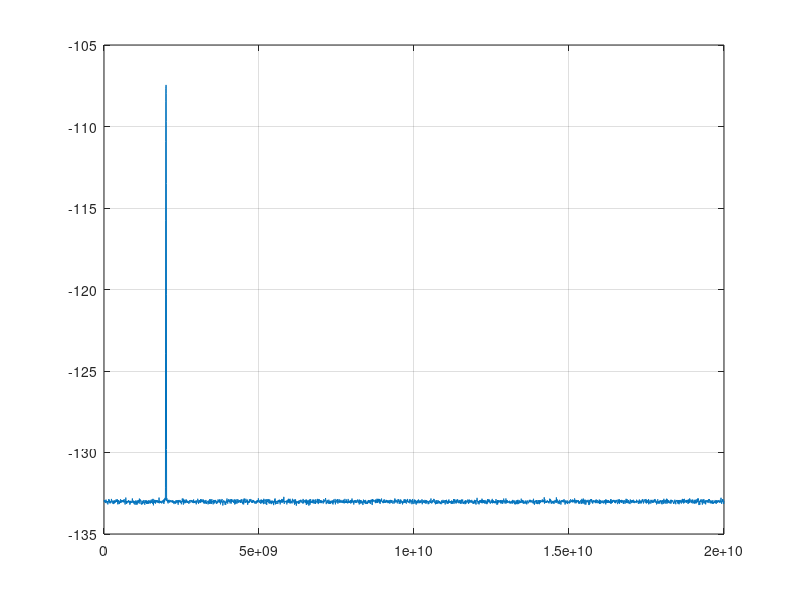

Recreate this plot in MATLAB. (Note: this script raises an error after producing the figure.)
clear all;close all;
FreqOffset = 4.5; % Frequency offcet in subcarrier spacing
SNR = 30;
%
Nc = 1000; % Number of subcarriers
N = 1024; % Number of IFFT points
Rd = 18e6; % Data rate bit per second
CP = 0.1; % Cyclic prefix length as part of symbol period
Fs1 =(Rd/(1-CP));%20mHz, 50ns
% 
NumOfOsc = 16; % Number of Oscillator for Jakes' model
Fc = 2e9; % Hz, Carrier frequency 2GHz
OsFac = 10; %oversampling factor
Fs = Fc*OsFac; %sampling frequency Fs = 20GHz
VehSpeed = 150; % kmph, Speed of vehicle
NumOfPath = 4; % Number of paths
DelOfPath = [0, 1, 2, 3]; % Delays of the paths in samples
AvRecPwr = [0, -3, -6, -9]; % Average received power, dB
Nnoise = 3000;%number of noise samples
phiRand = 2*pi/3;

% 

frs = (randi(2,[1 N/2])-1.5)*2;%mseq(2,log2(N/2));
frs2 = (randi(2,[1 N])-1.5)*2;
A = ifft(frs,N/2);
B = ifft(frs2,N);
% seq1df = seq1.*
%  seq1 = randn(1,N/2)+1i*randn(1,N/2);
AA = [A(1:N/2),A(1:N/2)];
AA_B = [AA, zeros(1,fix(CP*N)),B];
% seq1 = [randn(1,3*N)+1i*randn(1,3*N),AA,randn(1,3*N)+1i*randn(1,3*N)];

seq1 = [zeros(1,3*N),real(AA_B),zeros(1,3*N)]+1i* [zeros(1,3*N),imag(AA_B),zeros(1,3*N)];


seq1Up = resample(seq1,Fs/Fs1,1);
tUp = (1:length(seq1Up))/Fs;
seq1UpFc = seq1Up.*exp(1i*2*pi*Fc*tUp);
seq1UpFcAwgn = awgn(seq1UpFc,SNR);


tt1 = (1:length(AA)*Fs/Fs1)/Fs;
nfft = 8192;
% [pw,f]=pwelch(seq1UpFcAwgn(3*N*Fs/Fs1+1:3*N*Fs/Fs1+length(AA)*Fs/Fs1),[],[],nfft,Fs);
% figure;plot(f,10*log10(pw));grid on;

[pw,f]=pwelch(seq1UpFcAwgn,[],[],nfft,Fs);
figure;plot(f,10*log10(pw));grid on;







%%


% aa1 = resample(AA,Fs/Fs1,1).*exp(1i*2*pi*Fc*tt1);
% [pw,f]=pwelch(aa1,[],[],nfft,Fs);
% figure;plot(f-Fs/2,[pw(nfft/2+1:nfft);pw(1:nfft/2)]);grid on;


%%
tAll = (1:OsFac*(6*N+lengthAA_B));
Csin = exp(1i*2*pi*Fc);

% seq1 = awgn([zeros(1,3*N),real(AA_B),zeros(1,3*N)],SNR)+1i*awgn( [zeros(1,3*N),imag(AA_B),zeros(1,3*N)],SNR);
RayleighCh = comm.RayleighChannel('PathDelays',DelOfPath,'AveragePathGains',AvRecPwr);
% seq1 = step(RayleighCh, (([zeros(1,3*N),real(AA_B),zeros(1,3*N)])+1i*( [zeros(1,3*N),imag(AA_B),zeros(1,3*N)]) ).').';

% for j=1:length(seq1(1,:))-N
%     P1 = sum(conj(seq1(1,j:j+N/2-1)).*seq1(1,j+N/2:j+N/2-1+N/2));
%     R1 = sum(abs(conj(seq1(1,j:j+N/2-1)).*seq1(1,j+N/2:j-1+N/2+N/2)));%sum(abs(conj(seq1(1,j:j+N/2-1)).*seq1(1,j+N/2:j+N/2-1+N/2)));%      %sum(power(abs(seq1(1,j+N/2:j+N/2-1+N/2)),2));
%     RespOfFind(1,j) = power(abs(P1),2)/power(R1,2);
% end

Vk = sqrt(2).*frs2(1:2:end)./frs;
% figure;plot(abs(seq1));
t1 = (1:length(AA(1,:)));
t12 = (1:length(AA_B(1,:)));

seq1df(1,:) = seq1(1,3*N+1:3*N+N).*exp(1i*(2*pi*FreqOffset*t1/N));
seq12df(1,:) = seq1(1,3*N+1:3*N+N+N+fix(CP*N)).*exp(1i*(2*pi*FreqOffset*t12/N));

Fk = fft(conj(AA).*seq1df,N);



kmax =  find(abs(Fk)==max(abs(Fk)));
Fcoarse = kmax;
if abs(Fk(kmax-1))<= abs(Fk(kmax+1))
    alp = 1;
else
    alp = -1;
end
Ffine = alp/(abs(Fk(kmax))/abs(Fk(kmax+alp))+1);



% Schmidl
P1 = sum(conj(seq1df(1,1:N/2)).*seq1df(1,1+N/2:N));
phi = angle(P1);
fe = phi/pi;
Corr = exp(-1i*2*phi*t12/N);

seq12dfCorr = seq12df.*Corr;


F1 = fft(seq12dfCorr(1:N));
F2 = fft(seq12dfCorr(N+fix(CP*N)+1:end));
F1F2 = conj(F1).*F2;

% B(1) = power(abs(sum(F1F2.*conj(frs(1:2:end)))),2)/2/power(sum(power(F2,2)),2);
for i = 1:N/2
    F1F2sh = circshift(F1F2,[0,2*(i-1)]);
    Bg(i) = power(abs(sum(  F1F2sh(1:2:end).*  conj(Vk)      )),2)/2/power(sum(power(abs(F2),2)),2);
end


%%
FdProposed = Fcoarse + Ffine - 1;
FdSchmidl = 2*(513-(find(Bg==max(Bg)))) + fe;
% figure;plot(abs(conj(F1).*F2));

% figure;plot(abs(Fk));

%%
% figure;hold on;
% plot((fft(A/100)));
% plot((frs),'r');
% figure;plot(abs(RespOfFind));
%%
% figure;plot(Bg);


